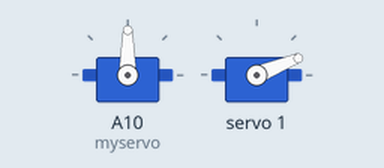
Bench run of a sketch on a simulated Arduino Mega 2560, built with avr-gcc and run on an emulated ATmega2560. Shown: 2 × servo. What the sketch prints to the serial monitor is not drawn.

Above: at 0.05 s.
At 1.5 s:
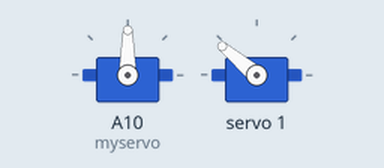
At 3.0 s:
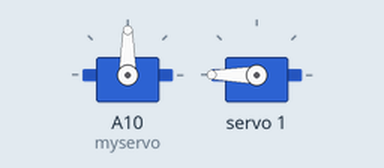
At 5.95 s:
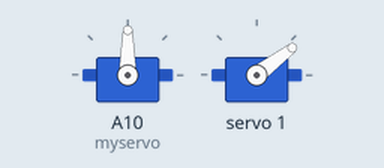
Timing chart, 0 to 9.3 s (numbered marks = the images above):
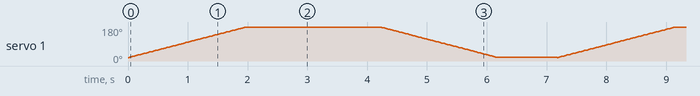

The sketch:

PCA9685_Test.ino
```cpp
// SG90 : SERVOMIN  150 && SERVOMAX  600
// MG995 :
//

// #include <Arduino.h>

#include <Wire.h>
#include <Adafruit_PWMServoDriver.h>
#include <Servo.h>

#define PCA9685_ADDR 0x40
#define SERVOMIN  150 // This is the 'minimum' pulse length count (out of 4096) //175
#define SERVOMAX  600 // This is the 'maximum' pulse length count (out of 4096) //310

Adafruit_PWMServoDriver pwm = Adafruit_PWMServoDriver();

int servonum = 1;
Servo myservo;

void setup()
{
  Serial.begin(9600);
  Serial.println("\n 8 channel PWM test!");

  pwm.begin();

  pwm.setOscillatorFrequency(27000000);
  pwm.setPWMFreq(50);  // This is the maximum PWM frequency

  Wire.setClock(270000);
  myservo.attach(A10);
}

void loop()
{

  // Serial.println(servonum);
  // myservo.write(0);

  for (uint16_t pulselen = SERVOMIN; pulselen < SERVOMAX; pulselen++)
  {
    // Serial.println("In One .. ");
    pwm.setPWM(servonum, 0, pulselen);
    delay(5);
  }
  delay(1000);

  for (uint16_t pulselen = SERVOMAX; pulselen > SERVOMIN; pulselen--)
  {
    // Serial.println("In Two .. ");
    pwm.setPWM(servonum, 0, pulselen);
    delay(5);
  }
  delay(1000);

  // servonum += 1;
  // if (servonum >= 5)
  // {
  //   servonum = 0; // Testing the first 5 servo channels
  // }
}

// .. //

  // joystickXVal = analogRead(joystickXPin) ; //Reading the X axis pin of the joystick
  // joystickXVal = map (joystickXVal, 0, 1023, SERVOMIN, SERVOMAX); //Scaling the analog value into a readable value for the library
  // pwm.setPWM(servoNum1, 0, joystickXVal); //Setting the Servo in pin 0 (servoNum1) to move according to the Scaled Value
  // delay(15);

  // joystickYVal = analogRead(joystickYPin) ; //Reading the Y axis pin of the joystick
  // joystickYVal = map (joystickYVal, 0, 1023, SERVOMIN, SERVOMAX); //Scaling the analog value into a readable value for the library
  // pwm.setPWM(servoNum2, 0, joystickYVal); //Setting the Servo in pin 1 (servoNum2) to move according to the Scaled Value
  // delay(15);

// .. //

// #include <Wire.h>
// #include <Adafruit_PWMServoDriver.h>
// #include <Servo.h>

// #define PCA9685_ADDR 0x40
// #define SERVO_MIN_PULSE_WIDTH 600
// #define SERVO_MAX_PULSE_WIDTH 2400
// #define NUM_SERVOS 6

// Adafruit_PWMServoDriver pwm = Adafruit_PWMServoDriver();
// Servo myservo;

// void setup()
// {
//   Serial.begin(9600);
//   Serial.println("\n 16 channel PWM test ! ");
//   pwm.begin();
//   pwm.setOscillatorFrequency(27000000);
//   Wire.setClock(270000);
//   myservo.attach(A10);
//   pwm.setPWMFreq(50); // Set PWM frequency for servos (50Hz is typical)
// }

// void loop()
// {
//   // Move each servo from 0 to 180 degrees
//   for (int servoNum = 0; servoNum < NUM_SERVOS; servoNum++)
//   {
//     setServoPosition(servoNum, 0); // Move servo to 0 degrees
//     delay(500); // Delay for 0.5 seconds
//     setServoPosition(servoNum, 180); // Move servo to 180 degrees
//     delay(500); // Delay for 0.5 seconds
//   }
// }

// // Function to set servo position
// void setServoPosition(int servoNum, int position)
// {
//   int pulseWidth = map(position, 0, 180, SERVO_MIN_PULSE_WIDTH, SERVO_MAX_PULSE_WIDTH);
//   pwm.setPWM(servoNum, 0, pulseWidth);
// }
```
